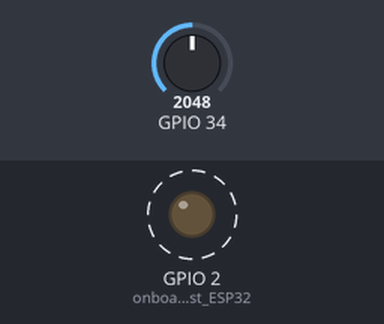
The sketch below on a simulated ESP32. Parts: output pins drawn as LEDs (lit = HIGH). Dashed ring = blinking. The test bench sets the inputs (shaded band); at power-on: GPIO 34 = 2048. What the sketch prints to the serial monitor is not drawn.

Above: at 0.2 s.
Timing chart, 0 to 3.0 s (numbered marks = the images above):
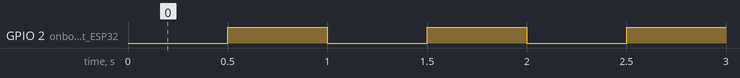

The sketch:

esp32_basic.ino
```cpp
// snippet: esp32_basic
// tags: esp32, led, blink, gpio, analog, adc, wemos
// boards: esp32
// library: none
// description: Basic ESP32 GPIO — LED blink and 12-bit ADC read (0-4095)
// prompts: ESP32 blink, ESP32 GPIO, ESP32 ADC, ESP32 analog read, ESP32 LED, Wemos D1 ESP32, ESP32 basic sketch

unsigned long prevMs = 0;
bool ledState = false;

void setup() {
  Serial.begin(115200);
  pinMode(2, OUTPUT);  // onboard LED on most ESP32 devboards
}

void loop() {
  unsigned long now = millis();
  if (now - prevMs < 500) return;
  prevMs = now;

  ledState = !ledState;
  digitalWrite(2, ledState);

  int raw = analogRead(34);  // GPIO34 is input-only, good for ADC
  float voltage = raw * (3.3 / 4095.0);  // 12-bit ADC, 3.3V ref
  Serial.print("adc: "); Serial.print(raw);
  Serial.print(" v: "); Serial.println(voltage);
}
```

Measured:
- by itself, GPIO 2 (onboard_LED_on_most_ESP32): alternates HIGH for 0.50 s and LOW for 0.50 s
